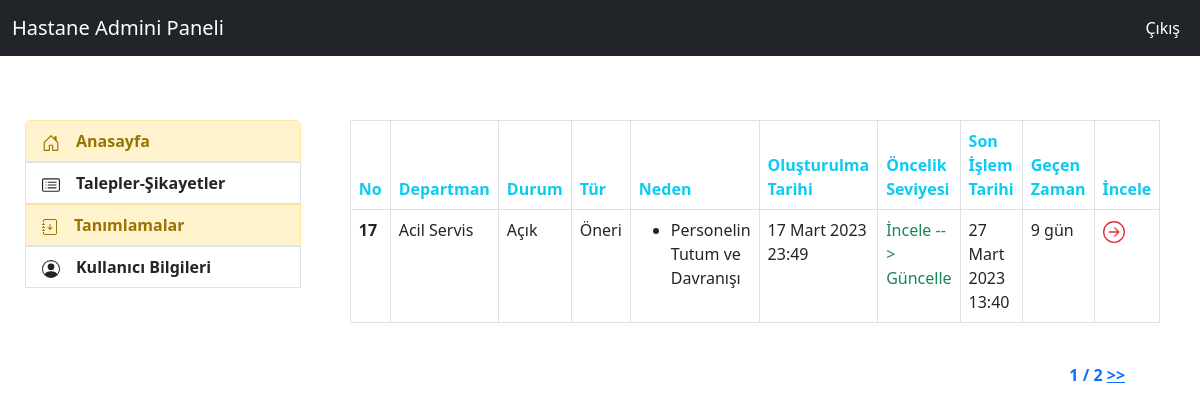
Page /feedbacks/admin_feedback (signed in) on the committed database.
### feedback/models.py (models this page shows, shortened)
class Feedback(models.Model):
    IdCompany = models.ForeignKey(Company,on_delete=models.CASCADE,verbose_name="Hastane")
    Name = models.CharField(max_length=30,verbose_name="Ad",null=True,blank=True)
    Surname = models.CharField(max_length=30,verbose_name="Soyad",null=True,blank=True)
    Email = models.EmailField(max_length=40,verbose_name="Email")
    PhoneNumber = PhoneNumberField(default="",verbose_name="Telefon Numarası")
    Content = models.TextField(verbose_name="Talep-Şikayet İçeriği")
    Photo = models.FileField(blank=True,null=True,verbose_name="Resim")
    IdDepartment = models.ForeignKey(Department,on_delete=models.CASCADE,verbose_name="Talep-Şikayet Departmanı")
    IdFeedbackType = models.ForeignKey(FeedbackType,on_delete=models.CASCADE,verbose_name="Talep-Şikayet Tipi")
    IdFeedbackSource = models.ManyToManyField(FeedbackSource,verbose_name="Talep-Şikayet Nedeni (Çoklu Seçim Yapılabilir) ")
    IdFeedbackReason = models.ManyToManyField(FeedbackReason,verbose_name="Talep-Şikayet Nedeni (Detay) (Çoklu Seçim Yapılabilir) ")
    IdFeedbackPersonel =models.ManyToManyField(FeedbackPersonel,verbose_name="Talep-Şikayet Personeli (Çoklu Seçim Yapılabilir) ")
    FeedbackOpenDate = models.DateTimeField(auto_now_add=True,verbose_name="Oluşturulma Tarihi")
    IdFeedbackPriorityLevel = models.ForeignKey(FeedbackPriorityLevel,null=True,on_delete=models.CASCADE,verbose_name="Talep-Şikayet Öncelik Seviyesi")
    IdFeedbackStatus = models.ForeignKey(FeedbackStatus,default=1,verbose_name="Talep-Şikayet Durumu",on_delete=models.CASCADE)
    FeedbackClosedDate= models.DateTimeField(auto_now=True,verbose_name="Talep-Şikayet Son İşlem Saati")
    LastSolveDate = models.DateTimeField(null=True,verbose_name="Talep ve Şikayetin Yanıtı İçin Gerekli Zaman(Ör: ..-..-.... 17:40)")
    DurationTime = models.CharField(max_length=100,verbose_name="Geçen Zaman",null=True)
    class Meta:
        ordering = ["IdFeedbackStatus__id","-IdFeedbackPriorityLevel__id"]

class Department(models.Model):
    idcompany= models.ForeignKey(Company,on_delete=models.CASCADE,verbose_name="dprt_company")
    name = models.CharField(max_length=50,verbose_name="Departman Adı")
    status = models.CharField(max_length=6,verbose_name="Durum",choices=status_choices)
    def __str__(self):
        return self.name

class FeedbackStatus(models.Model):
    IdCompany = models.ForeignKey(Company,verbose_name="status_ıdcompany",on_delete=models.CASCADE)
    name = models.CharField(max_length=7,verbose_name="Durum Adı",choices=f_status_choice)

class FeedbackType(models.Model):
    idcompany= models.ForeignKey(Company,on_delete=models.CASCADE,verbose_name="f_type_company")
    name = models.CharField(max_length=8,verbose_name="Talep-Şikayet Tipi")
    status = models.CharField(max_length=6,verbose_name="Durum",choices=status_choices)
    def __str__(self):
        return self.name

class FeedbackReason(models.Model):
    idcompany= models.ForeignKey(Company,on_delete=models.CASCADE,verbose_name="f_reason_company")
    name = models.CharField(max_length=35,verbose_name="Talep-Şikayet Nedeni Adı")
    status = models.CharField(max_length=6,verbose_name="Durum",choices=status_choices)

### feedback/views.py (the view)
# urls.py: path('admin_feedback',views.admin_feedback,name="admin_feedback"),
@login_required(login_url="user:login")
def admin_feedback(request):
    k_user = request.user
    d_user = UserAddProfile.objects.filter(user=k_user).first()
    company_id = d_user.user_company
    feedbacks_list = Feedback.objects.filter(IdCompany=company_id,IdFeedbackStatus__name="Açık")
    for feedback in feedbacks_list:
        zaman(feedback)
    paginator = Paginator(feedbacks_list,1) #10 yap
    page = request.GET.get('sayfa')
    try:
        feedbacks = paginator.page(page)
    except PageNotAnInteger:
        feedbacks = paginator.page(1)
    except EmptyPage:
        feedbacks = paginator.page(paginator.num_pages)
    context = {
        "feedbacks":feedbacks
    }
    return render(request,"admin/admin_feedback.html",context)

### feedback/views.py (called while the page is built)
def zaman(feedback):
        liste = list()
        time = now() - feedback.FeedbackOpenDate
        for t in str(time):
            liste.append(t)
        if liste[2] == "d":
            time = liste[0] + " gün"
        elif liste[0]=="0" and liste[1]==":":
            time = liste[2]+liste[3]+" dakika"
        elif liste[3]=="d":
            time = liste[0]+liste[1]+" gün"
        elif liste[1]==":" and int(liste[2]) == True :
            time = liste[0]+liste[1]+ " saat"
        elif liste[2] == ":" :
            time = liste[0]+liste[1]+ " saat"
        elif liste[1] == ":":
            time =liste[0]+ " saat"
        elif liste[2]=="m":
            time = liste[0] +" ay"
        elif liste[3]=="m":
            time = liste[0]+liste[1]+" ay"
        feedback.DurationTime = time
        feedback.save()

### templates/admin/admin_feedback.html (shortened to what this page needs)
{% extends "admin/layout.html" %}
{% block content %}
{% if feedbacks %}
<table class="table table-bordered">
  <thead>
    <tr>
      <th scope="col" class="text-info">No</th>
      <th scope="col" class="text-info">Departman</th>
      <th scope="col" class="text-info">Durum</th>
      <th scope="col" class="text-info">Tür</th>
      <th scope="col" class="text-info">Neden</th>
      <th scope="col" class="text-info">Oluşturulma Tarihi</th>
      <th scope="col" class="text-info">Öncelik Seviyesi</th>
      <th scope="col" class="text-info">Son İşlem Tarihi</th>
      <th scope="col" class="text-info">Geçen Zaman</th>
      <th scope="col" class="text-info">İncele</th>
    </tr>
  </thead>
  <tbody>
        {% for feedback in feedbacks %}
              <tr>
                <td><b>{{feedback.id}}</b></td>
                <td>{{feedback.IdDepartment}}</td>
                <td>{{feedback.IdFeedbackStatus.name}}</td>
                <td>{{feedback.IdFeedbackType}}</td>
                <td>
                {% for f_reason in feedback.IdFeedbackReason.all %}
                    <ul><li>{{f_reason.name}}</li></ul>
                {% endfor %}
                </td>
                <td>{{feedback.FeedbackOpenDate}}</td>
                {% if feedback.IdFeedbackPriorityLevel == None %}
                    <td class= "text-success">İncele --> Güncelle </td>
                {% else %}
                    <td>{{feedback.IdFeedbackPriorityLevel}}</td>
                {% endif %}
                <td>{{feedback.FeedbackClosedDate}}</td>
                <td>{{feedback.DurationTime}}</td>
                <td><a href="{% url 'feedback:admin_feedback_detail' feedback.id %}" class="text-danger">
                <b></b></a></td>
              </tr>
        {% endfor %}
      </tbody>
    </table><br>
        <div class="d-flex justify-content-end ">
            <div class="pagination">
                <span class="step-links">
                    <span class="text-primary">
                        <b>{{ feedbacks.number }} / {{ feedbacks.paginator.num_pages }}</b>
                    </span>
                    {% if feedbacks.has_next %}
                        <a class="text-primary" href="?sayfa={{ feedbacks.next_page_number }}{% if request.GET.keyword %}&keyword={{ request.GET.keyword }}{% endif %}"><b>>></b></a>
                    {% endif %}
                </span>
            </div>
        </div>
{% else %}
<div class="alert alert-danger">
    Açık Talep-Şikayet Bulunmamaktadır!
</div>
{% endif %}
{% endblock content %}

### rows in the picture
Feedback: id "17", IdDepartment "Acil Servis", IdFeedbackStatus.name "Açık", IdFeedbackType "Öneri", FeedbackOpenDate "17 Mart 2023 23:49", shows "İncele --> Güncelle", FeedbackClosedDate "27 Mart 2023 13:40", DurationTime "9 gün"
FeedbackReason: name "Personelin Tutum ve Davranışı"

### other values in the picture
{{ feedbacks.number }} "1"
{{ feedbacks.paginator.num_pages }} "2"
